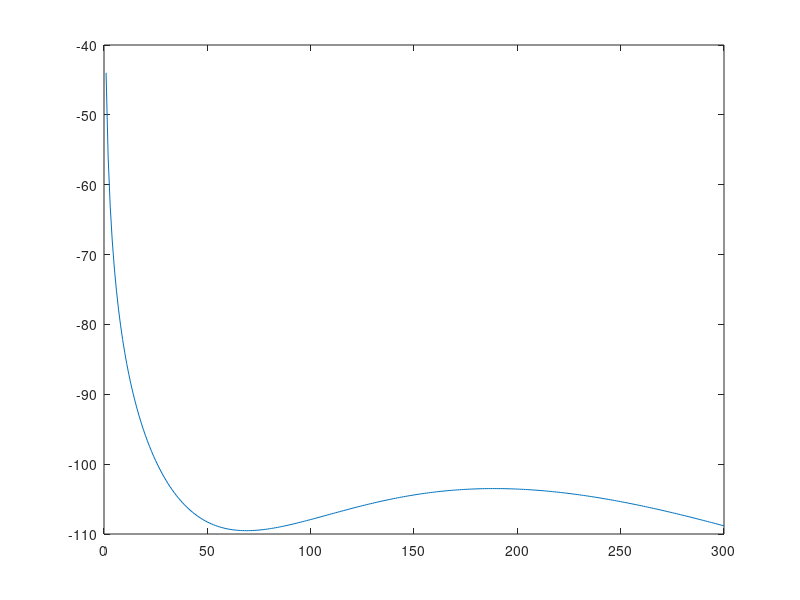

Write MATLAB code to recreate this figure.
clear all
close all
clc

% inputs

%frequency
f = 5.8e9; %Hz
x = linspace(-100,-50,100);
% distance between reader and tag
r = 300; %m

% miniumum required power at the receiver
Prmin = -110; %dBm

% minimum required SNR
SNRmin = 10; %dB

% noise figure
NF = 2; %dB

%Bandwidth of the receiver
BW = 1e6; %1 Hz

% Receiver Noise power
Pn = -111; %dBm

% Processing gain
Gpr = 10; %dB

%%

%Sensitivity of Receiver Calculation
N = 60;
% Transmitted power ranges
PT = linspace(-20, 30, N); %dBm
% Transmitting antenna gain
Gtx = linspace(1.8, 35, N); %dBi
% Receiving antenna gain
Gt = linspace(1.8, 13.07, N); %dBi

%%
%gain of the reflection amplifier fitted to the experimental results

% p1 =      0.9694;
% p2 =       2.946;
% p3 =       -3.38;
% p4 =      -16.22;
% p5 =        24.2;
p1 =    0.001327;%  (-0.008781, 0.01144)
p2 =      0.3925;%  (-2.5, 3.285)
p3 =       43.28;%  (-266.4, 353)
p4 =        2107;%  (-1.26e+04, 1.681e+04)
p5 =   3.821e+04;%  (-2.232e+05, 2.996e+05)
a1 =       34.63;%  (31.84, 42.52)
b1 =      -78.24;%  (-79.86, -74.42)
c1 =       93.67;%  (7.169, 13.86)
Gqtr = @(x) a1*exp(-((x-b1).^2/c1))+4; % x is incident tag power in dBm

% plot(x,Gqtr(x))
%%
temp_result = zeros(N^4,5);
lambda = 3e8/(f);%m
path = 10*log10((lambda./(4*pi.*r)).^2);
count = 1;
possible_rows = zeros(N^4,1);
for a = 1:length(PT)
    for b = 1:length(Gtx)
        for d = 1:length(Gt)
            Ptag = PT(a) + Gtx(b) + Gt(d) + path;
            G_tag = Gqtr(Ptag);
            P_backscattered = Ptag + G_tag + Gt(d) + Gtx(b) + path;
            index = (N^2*a-N^2) + (N*b-N)  + d;
            temp_result(index,3) = Gt(d);
            temp_result(index,2) = Gtx(b);
            temp_result(index,1) = PT(a);
            temp_result(index,4) = P_backscattered;
            temp_result(index,5) = Ptag;
            
            if((Ptag > -80 && Ptag < -60) && (P_backscattered > Prmin))
                possible_rows(count) = index;
                count = count + 1;
            end
        end
    end
end
possible_rows = possible_rows(possible_rows~=0);
result = zeros(length(possible_rows),5);
for a = 1:(length(possible_rows))
    result(a,:) = temp_result( possible_rows(a)   ,:);
end

[a,min_tag_row] = min(result(:,3));
min_Gtag_indices = find(result(:,3) == min(result(:,3)));
min_Gtag_results = zeros(length(min_Gtag_indices),5);
for a = 1:length(min_Gtag_indices)
    min_Gtag_results(a,:) = result(min_Gtag_indices(a),:);
end

%%
%Test for lower Distances
a = 66;
Pt = min_Gtag_results(a,1); Gtx = min_Gtag_results(a,2); Gt = min_Gtag_results(a,3);
r2 = 1:r;
path_test = 10*log10((lambda./(4*pi.*r2)).^2);
Ptag_test = Pt + Gtx + Gt + path_test;
Pr_test = Ptag_test + Gt + Gtx + path_test + Gqtr(Ptag_test);
plot(r2,Pr_test)

%TAKE 66



